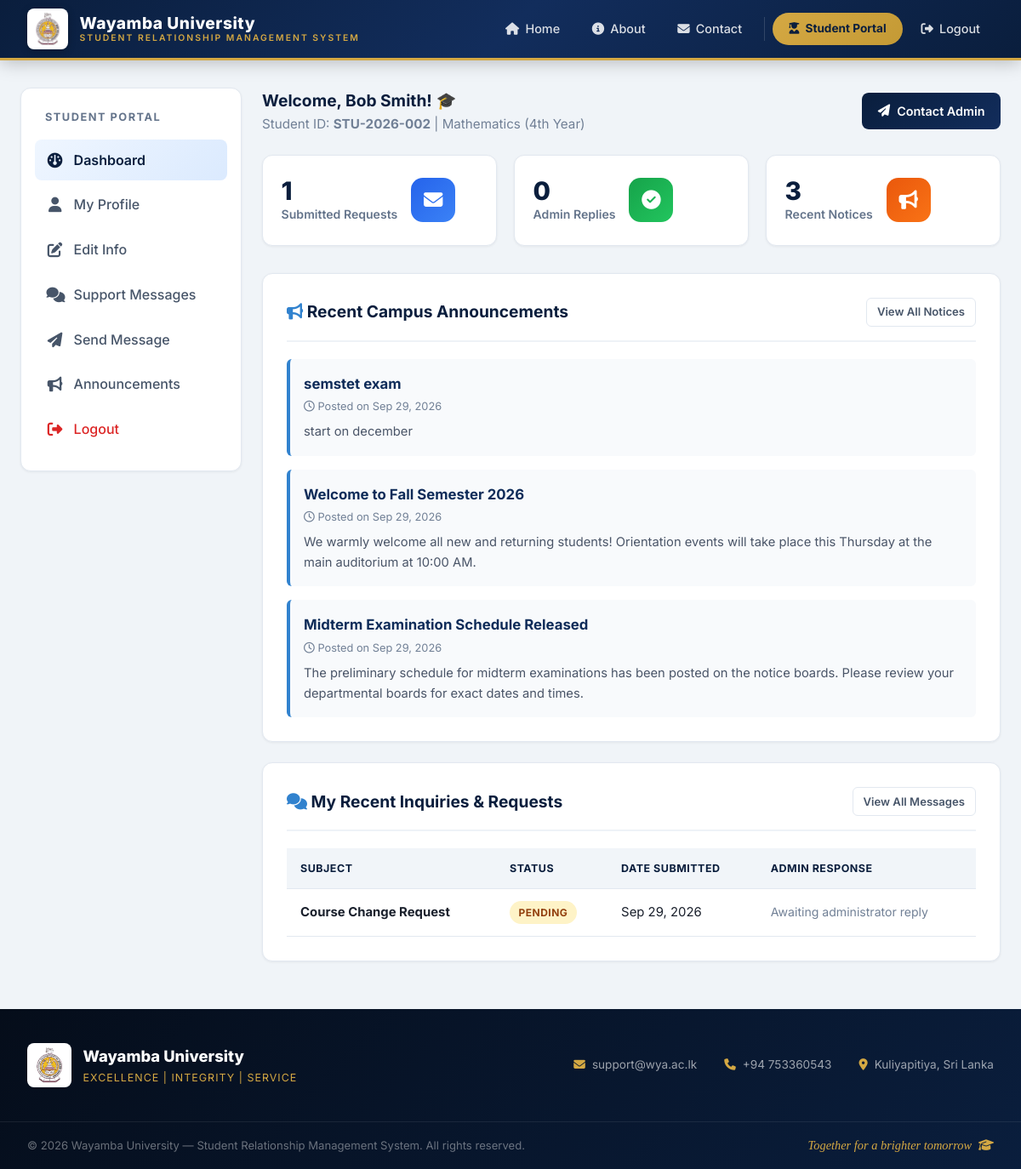
/SRMS/student/dashboard.php (signed in), run on the app's committed database.
### tables this page shows
CREATE TABLE `students` (
  `id` int(11) NOT NULL,
  `student_id` varchar(30) NOT NULL,
  `full_name` varchar(100) NOT NULL,
  `dob` date NOT NULL,
  `gender` enum('Male','Female','Other') NOT NULL,
  `email` varchar(100) NOT NULL,
  `phone` varchar(20) NOT NULL,
  `address` text NOT NULL,
  `department` varchar(100) NOT NULL,
  `academic_year` varchar(20) NOT NULL,
  `enrollment_date` date NOT NULL,
  `password` varchar(255) NOT NULL,
  `profile_image` varchar(255) DEFAULT NULL,
  `created_at` timestamp NOT NULL DEFAULT current_timestamp()
);

CREATE TABLE `announcements` (
  `id` int(11) NOT NULL,
  `title` varchar(255) NOT NULL,
  `content` text NOT NULL,
  `created_at` timestamp NOT NULL DEFAULT current_timestamp()
);

CREATE TABLE `messages` (
  `id` int(11) NOT NULL,
  `student_id` int(11) NOT NULL,
  `subject` varchar(255) NOT NULL,
  `message` text NOT NULL,
  `reply` text DEFAULT NULL,
  `status` enum('Pending','Replied') DEFAULT 'Pending',
  `created_at` timestamp NOT NULL DEFAULT current_timestamp()
);

### SRMS/config/database.php (called while the page is built, shortened)
<?php
function sanitize($data) {
    return htmlspecialchars(trim((string)$data), ENT_QUOTES, 'UTF-8');
}
?>

### SRMS/student/dashboard.php (the view, shortened to what this page needs)
<?php
require_once __DIR__ . '/../config/database.php';
$student_id = $_SESSION['student_db_id'];
$stmt = $pdo->prepare("SELECT * FROM students WHERE id = ? LIMIT 1");
$stmt->execute([$student_id]);
$student = $stmt->fetch();
$msgCountStmt = $pdo->prepare("SELECT COUNT(*) FROM messages WHERE student_id = ?");
$msgCountStmt->execute([$student_id]);
$totalMessages = $msgCountStmt->fetchColumn();
$repliedStmt = $pdo->prepare("SELECT COUNT(*) FROM messages WHERE student_id = ? AND status = 'Replied'");
$repliedStmt->execute([$student_id]);
$totalReplied = $repliedStmt->fetchColumn();
$announcements = $pdo->query("SELECT * FROM announcements ORDER BY created_at DESC LIMIT 3")->fetchAll();
$msgStmt = $pdo->prepare("SELECT * FROM messages WHERE student_id = ? ORDER BY created_at DESC LIMIT 3");
$msgStmt->execute([$student_id]);
$recentMessages = $msgStmt->fetchAll();
require_once __DIR__ . '/../includes/header.php';
?>
<div class="dashboard-layout">
    <div class="sidebar">
        <div class="sidebar-title">Student Portal</div>
        <ul class="sidebar-menu">
            <li><a href="dashboard.php" class="active"><i class="fa-solid fa-gauge"></i> Dashboard</a></li>
            <li><a href="profile.php"><i class="fa-solid fa-user"></i> My Profile</a></li>
            <li><a href="edit_profile.php"><i class="fa-solid fa-pen-to-square"></i> Edit Info</a></li>
            <li><a href="messages.php"><i class="fa-solid fa-comments"></i> Support Messages</a></li>
            <li><a href="send_message.php"><i class="fa-solid fa-paper-plane"></i> Send Message</a></li>
            <li><a href="announcements.php"><i class="fa-solid fa-bullhorn"></i> Announcements</a></li>
            <li><a href="logout.php" style="color: var(--danger);"><i class="fa-solid fa-right-from-bracket"></i> Logout</a></li>
        </ul>
    </div>
    <div>
        <div class="card-header" style="border: none; padding-bottom: 0; margin-bottom: 1.5rem;">
            <div>
                <h2>Welcome, <?php echo sanitize($student['full_name']); ?>! 🎓</h2>
                <p style="color: #718096; font-size: 0.95rem;">Student ID: <strong><?php echo sanitize($student['student_id']); ?></strong> | <?php echo sanitize($student['department']); ?> (<?php echo sanitize($student['academic_year']); ?>)</p>
            </div>
            <a href="send_message.php" class="btn btn-primary"><i class="fa-solid fa-paper-plane"></i> Contact Admin</a>
        </div>
        <div class="stats-grid">
            <div class="stat-card">
                <div class="stat-info">
                    <h3><?php echo $totalMessages; ?></h3>
                    <p>Submitted Requests</p>
                </div>
                <div class="stat-icon blue">
                    <i class="fa-solid fa-envelope"></i>
                </div>
            </div>
            <div class="stat-card">
                <div class="stat-info">
                    <h3><?php echo $totalReplied; ?></h3>
                    <p>Admin Replies</p>
                </div>
                <div class="stat-icon green">
                    <i class="fa-solid fa-circle-check"></i>
                </div>
            </div>
            <div class="stat-card">
                <div class="stat-info">
                    <h3><?php echo count($announcements); ?></h3>
                    <p>Recent Notices</p>
                </div>
                <div class="stat-icon orange">
                    <i class="fa-solid fa-bullhorn"></i>
                </div>
            </div>
        </div>
        <div class="card">
            <div class="card-header">
                <h3><i class="fa-solid fa-bullhorn" style="color: #3182ce;"></i> Recent Campus Announcements</h3>
                <a href="announcements.php" class="btn btn-outline btn-sm">View All Notices</a>
            </div>
            <?php if (!empty($announcements)): ?>
                <div style="display: flex; flex-direction: column; gap: 1rem;">
                    <?php foreach ($announcements as $ann): ?>
                        <div style="background: #f8fafc; padding: 1rem; border-left: 4px solid #3182ce; border-radius: 6px;">
                            <h4 style="color: #0f2c59; font-size: 1.05rem; margin-bottom: 0.2rem;"><?php echo sanitize($ann['title']); ?></h4>
                            <span style="font-size: 0.8rem; color: #718096; display: block; margin-bottom: 0.5rem;">
                                <i class="fa-regular fa-clock"></i> Posted on <?php echo date('M d, Y', strtotime($ann['created_at'])); ?>
                            </span>
                            <p style="color: #4a5568; font-size: 0.92rem;"><?php echo nl2br(sanitize($ann['content'])); ?></p>
                        </div>
                    <?php endforeach; ?>
                </div>
            <?php else: ?>
                <p style="color: #718096;">No announcements posted yet.</p>
            <?php endif; ?>
        </div>
        <div class="card">
            <div class="card-header">
                <h3><i class="fa-solid fa-comments" style="color: #3182ce;"></i> My Recent Inquiries & Requests</h3>
                <a href="messages.php" class="btn btn-outline btn-sm">View All Messages</a>
            </div>
            <?php if (!empty($recentMessages)): ?>
                <div class="table-responsive">
                    <table class="table">
                        <thead>
                            <tr>
                                <th>Subject</th>
                                <th>Status</th>
                                <th>Date Submitted</th>
                                <th>Admin Response</th>
                            </tr>
                        </thead>
                        <tbody>
                            <?php foreach ($recentMessages as $msg): ?>
                                <tr>
                                    <td><strong><?php echo sanitize($msg['subject']); ?></strong></td>
                                    <td>
                                        <?php if ($msg['status'] === 'Replied'): ?>
                                            <span class="badge badge-success">Replied</span>
                                        <?php else: ?>
                                            <span class="badge badge-warning">Pending</span>
                                        <?php endif; ?>
                                    </td>
                                    <td><?php echo date('M d, Y', strtotime($msg['created_at'])); ?></td>
                                    <td>
                                        <?php if (!empty($msg['reply'])): ?>
                                            <span style="color: #2b6cb0; font-size: 0.9rem;"><i class="fa-solid fa-comment-dots"></i> View Reply in Support Messages</span>
                                        <?php else: ?>
                                            <span style="color: #718096; font-size: 0.88rem;">Awaiting administrator reply</span>
                                        <?php endif; ?>
                                    </td>
                                </tr>
                            <?php endforeach; ?>
                        </tbody>
                    </table>
                </div>
            <?php else: ?>
                <p style="color: #718096; text-align: center;">You have not submitted any support inquiries yet. Need help? <a href="send_message.php">Send a message to admin</a>.</p>
            <?php endif; ?>
        </div>
    </div>
</div>
<?php require_once __DIR__ . '/../includes/footer.php'; ?>

### data on the page
students: full_name "Bob Smith", student "STU-2026-002", department "Mathematics", academic_year "4th Year"
announcements: title "semstet exam", created_at "Sep 29, 2026", content "start on december"
announcements: title "Welcome to Fall Semester 2026", created_at "Sep 29, 2026", content "We warmly welcome all new and returning students! Orientation events will take place this Thursday at the main auditorium at 10:00 AM."
announcements: title "Midterm Examination Schedule Released", created_at "Sep 29, 2026", content "The preliminary schedule for midterm examinations has been posted on the notice boards. Please review your departmental boards for exact dates and times."
messages: subject "Course Change Request", status "PENDING", created_at "Sep 29, 2026", shows "Awaiting administrator reply"

### other printed values
$totalMessages "1"
$totalReplied "0"
count($announcements) "3"
